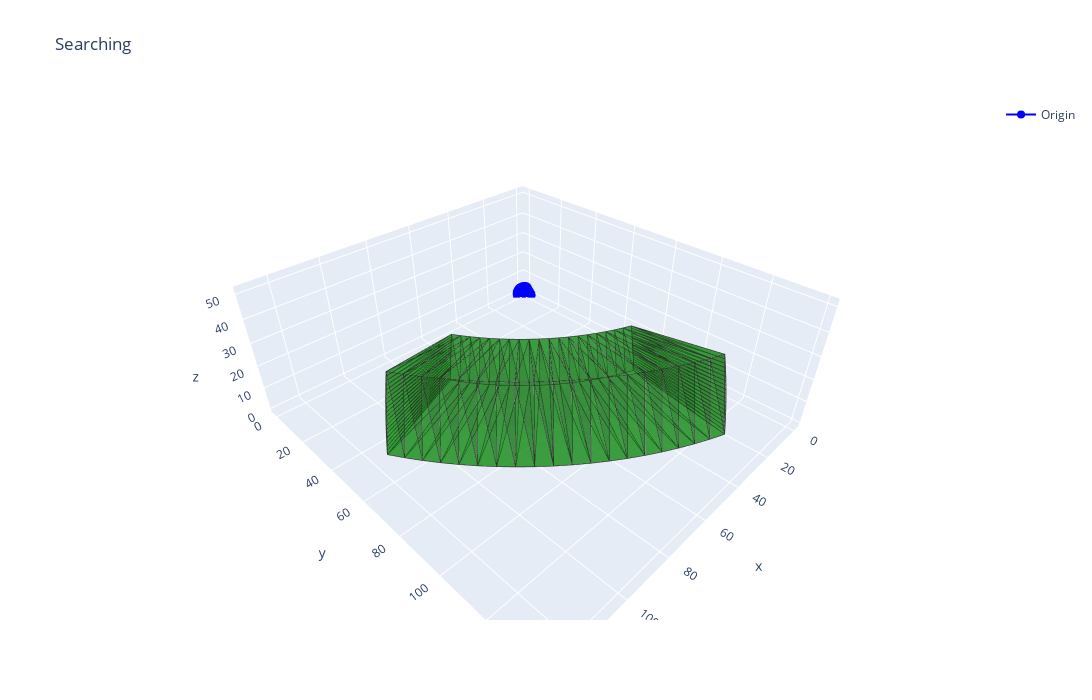

The notebook cell this image was saved under:
### Code cell
n_points = 20

sector, simplices = generate_sector(100, 150, 30, 70, 10, 20, n_points=n_points)
sector_fig = ff.create_trisurf(
    x=sector['x'].values, 
    y=sector['y'].values,
    z=sector['z'].values,
    simplices=simplices,
    colormap=[mcolors.to_hex('green')] * 2,
    show_colorbar=False
)
sector_fig['data'][0].update(opacity=0.5)

origin_fig = go.Figure(data=go.Scatter3d(x=[0], y=[0], z=[0], marker=dict(color="blue"), name="Origin"))
fig = go.Figure(data=sector_fig.data + origin_fig.data)
fig.update_layout(title="Searching", width=FULL_WIDTH, height=FULL_HEIGHT)
fig.show()

### Figure 1 — Plotly figure (JSON) as saved in the notebook; plotly's stock layout.template omitted (floating-point values rounded to 4 significant figures; data arrays with more than 128 entries replaced by an {"elided": "..."} marker saying what was removed)
{"data": [{"facecolor": {"elided": "228 str values"}, "i": {"elided": "228 int values"}, "j": {"elided": "228 int values"}, "k": {"elided": "228 int values"}, "name": "", "opacity": 0.5, "type": "mesh3d", "x": {"elided": "800 float values"}, "y": {"elided": "800 float values"}, "z": {"elided": "800 float values"}}, {"line": {"color": "rgb(50, 50, 50)", "width": 1.5}, "mode": "lines", "showlegend": false, "type": "scatter3d", "x": {"elided": "1140 float values"}, "y": {"elided": "1140 float values"}, "z": {"elided": "1140 float values"}}, {"marker": {"color": "blue"}, "name": "Origin", "type": "scatter3d", "x": [0], "y": [0], "z": [0]}], "layout": {"height": 700, "title": {"text": "Searching"}, "width": 1100}}
